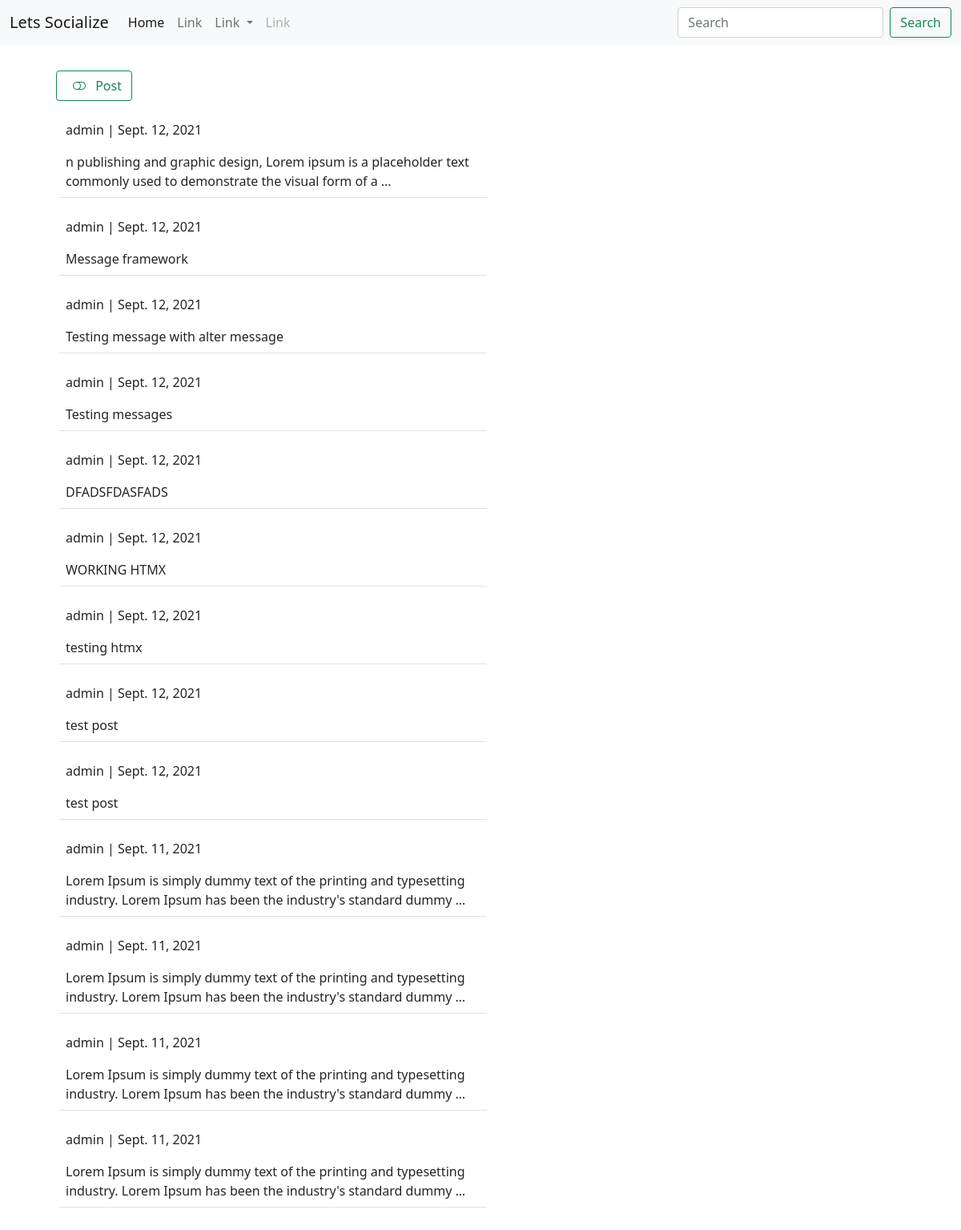
The app's page /social/, older data.
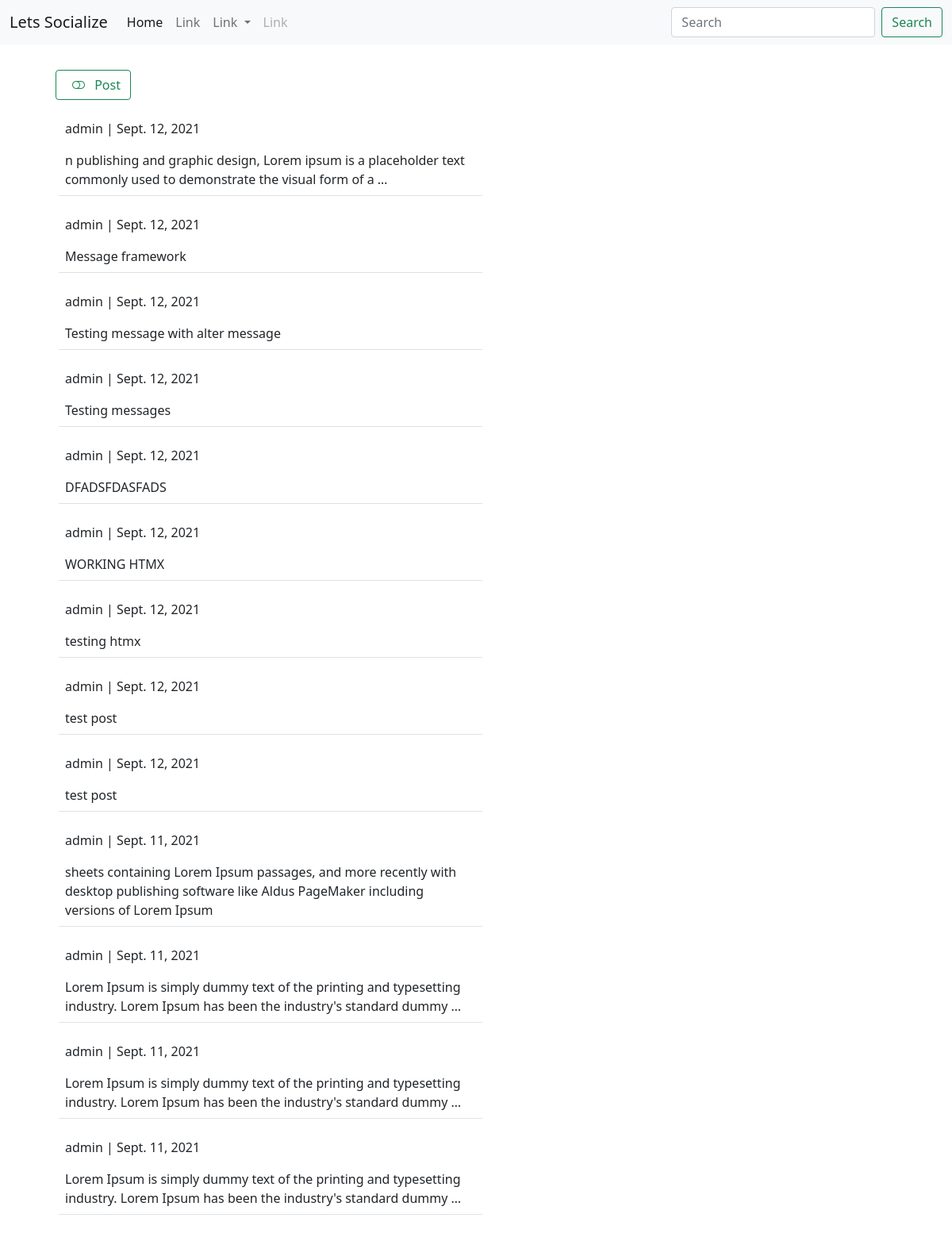
The same page, newer data.
### social/models.py (models this page shows)
class Post(models.Model):
  body = models.TextField()
  created_on = models.DateField(default=datetime.now)
  author = models.ForeignKey(User, on_delete=models.CASCADE)

### social/views.py (the view, shortened to what this page needs)
# urls.py: path('',views.Index,name='index'),
def Index(request):
  posts = Post.objects.all().order_by('-id')
  form = PostForm()
  context = {'posts':posts,'form':form}
  return render(request,'social/index.html',context)

### social/forms.py
class PostForm(ModelForm):
  body = forms.CharField(
    label= '',
    widget=forms.Textarea(attrs={
      'rows':'5',
      'placeholder':'say something'
    })
                          )
  class Meta:
    model = Post
    fields = ['body']

### templates/social/index.html (shortened to what this page needs)
{% extends 'base.html' %}
{% load crispy_forms_tags %}
{% block content %}
<div class="container">
  <div class="row m-4 g-2">
    <div  x-data="{open: false }" class="col-md-6">
     <button @click="open = ! open" class="btn btn-outline-success mb-2"> <i  class="bi bi-toggle-off m-2 -p" width="40" height="40" x-transition>  </i> Post </button>
    </div>
    {% if posts %}
    {% for post in posts %}
    <div  class="col-md-6 border-bottom m-2 p-2">
      <a class="text-decoration-none link-dark " href="{% url 'social:post_detail' post.id %}">
         <p>{{ post.author }} | {{ post.created_on }} </p>
        {{ post.body | truncatewords:20 }}
      </a>
    </div>
    {% endfor %}
    {% endif %}
  </div>
</div>
{% endblock %}

Row changes from the older to the newer data that the page shows:
changed Post: body "Lorem Ipsum is simply dummy text of the printing and typesetting industry. Lorem Ipsum has been the industry's standard dummy …" → "sheets containing Lorem Ipsum passages, and more recently with desktop publishing software like Aldus PageMaker including versions of Lorem Ipsum"
